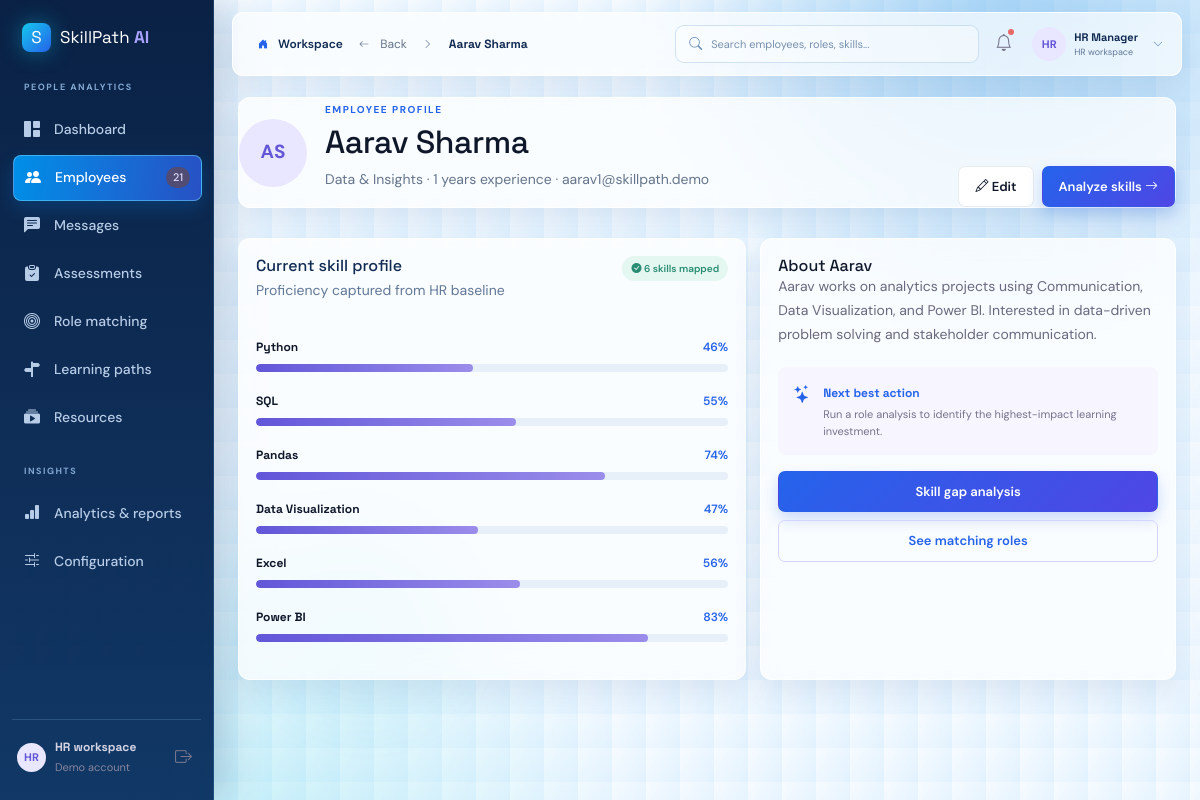
/employees/1, run on an earlier commit of the app's database.
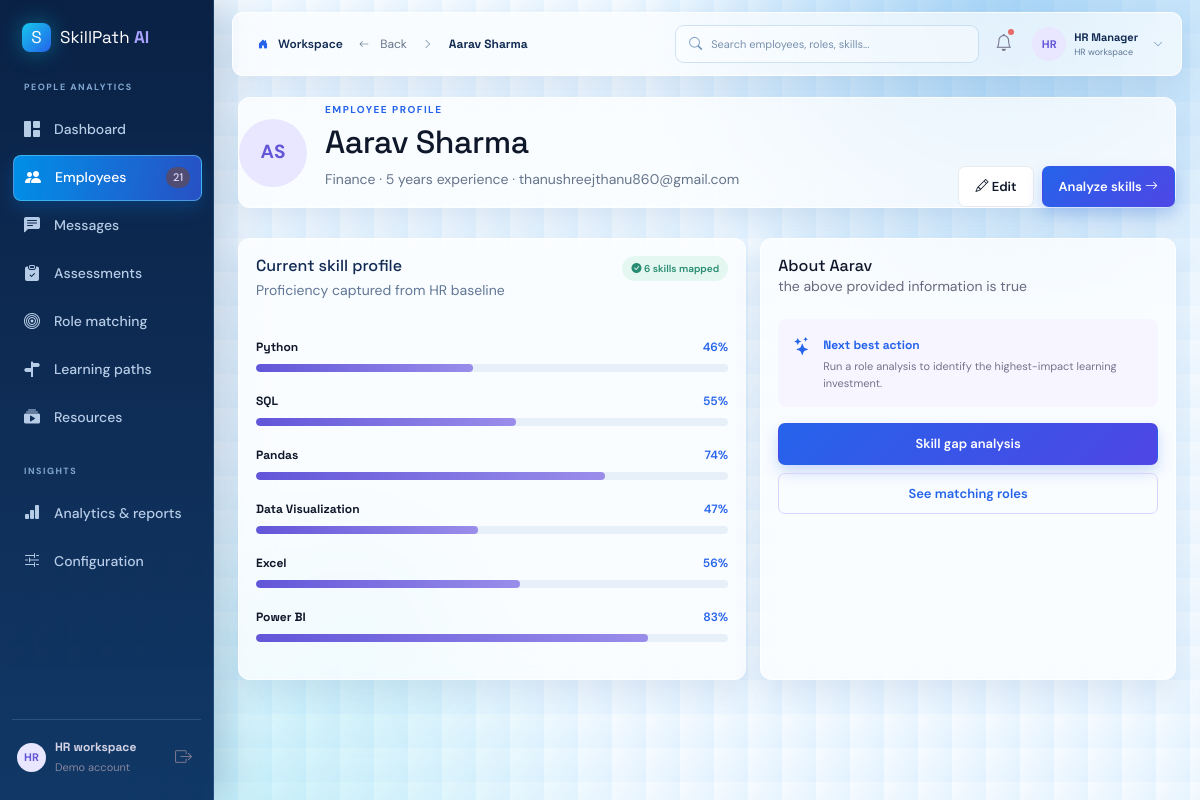
And on a later commit of the database.
### tables this page shows
CREATE TABLE employees (id INTEGER PRIMARY KEY AUTOINCREMENT, name TEXT NOT NULL, email TEXT NOT NULL UNIQUE, department TEXT NOT NULL, experience INTEGER NOT NULL DEFAULT 1, profile TEXT DEFAULT '', created_at TEXT DEFAULT CURRENT_TIMESTAMP, current_role TEXT DEFAULT '', password_hash TEXT DEFAULT '');

CREATE TABLE employee_skills (employee_id INTEGER NOT NULL REFERENCES employees(id) ON DELETE CASCADE, skill_id INTEGER NOT NULL REFERENCES skills(id) ON DELETE CASCADE, proficiency INTEGER NOT NULL CHECK(proficiency BETWEEN 0 AND 100), experience TEXT DEFAULT '', PRIMARY KEY(employee_id, skill_id));

CREATE TABLE skills (id INTEGER PRIMARY KEY AUTOINCREMENT, name TEXT NOT NULL UNIQUE, description TEXT DEFAULT '');

### app.py (the view)
@app.route("/employees/<int:employee_id>")
def employee_profile(employee_id):
    employee = row("SELECT * FROM employees WHERE id=?", (employee_id,)); return render_template("employee_profile.html", employee=employee, skills=employee_skills(employee_id), roles=rows("SELECT * FROM roles ORDER BY name"))

### app.py (called while the page is built)
@app.context_processor
def inject_globals():
    return {"nav_employee_count": row("SELECT COUNT(*) AS count FROM employees")["count"], "notifications": notifications_data()}

### database.py (called while the page is built)
def connect():
    DB_PATH.parent.mkdir(exist_ok=True)
    connection = sqlite3.connect(DB_PATH)
    connection.row_factory = sqlite3.Row
    connection.execute("PRAGMA foreign_keys = ON")
    return connection

def rows(query, params=()):
    db = connect()
    result = [dict(row) for row in db.execute(query, params).fetchall()]
    db.close()
    return result

def row(query, params=()):
    db = connect()
    result = db.execute(query, params).fetchone()
    db.close()
    return dict(result) if result else None

### services/analysis.py (called while the page is built)
def employee_skills(employee_id):
    return {item["name"]: item["proficiency"] for item in rows("SELECT s.name, es.proficiency FROM employee_skills es JOIN skills s ON s.id = es.skill_id WHERE es.employee_id = ?", (employee_id,))}

### templates/employee_profile.html
{% extends 'base.html' %}{% block title %}{{ employee.name }}{% endblock %}{% block content %}<div class="profile-hero"><div class="person large"><div class="avatar avatar-xl">{{ employee.name[:1] }}{{ employee.name.split()[-1][:1] }}</div><div><span class="eyebrow">EMPLOYEE PROFILE</span><h1>{{ employee.name }}</h1><p class="muted">{{ employee.department }} · {{ employee.experience }} years experience · {{ employee.email }}</p></div></div><div class="d-flex gap-2"><a href="{{ url_for('edit_employee', employee_id=employee.id) }}" class="btn btn-light"><i class="bi bi-pencil"></i> Edit</a><a href="{{ url_for('analysis_page', employee_id=employee.id) }}" class="btn btn-primary">Analyze skills <i class="bi bi-arrow-right"></i></a></div></div><div class="dashboard-grid profile-grid"><section class="panel"><div class="panel-header"><div><h3>Current skill profile</h3><p class="muted">Proficiency captured from HR baseline</p></div><span class="soft-badge"><i class="bi bi-check-circle-fill"></i> {{ skills|length }} skills mapped</span></div>{% for name, level in skills.items() %}<div class="skill-bar"><div><strong>{{ name }}</strong><span>{{ level }}%</span></div><div class="progress"><span style="width:{{ level }}%"></span></div></div>{% endfor %}</section><section class="panel profile-summary"><h3>About {{ employee.name.split()[0] }}</h3><p>{{ employee.profile }}</p><div class="profile-callout"><i class="bi bi-stars"></i><div><strong>Next best action</strong><p>Run a role analysis to identify the highest-impact learning investment.</p></div></div><div class="d-grid gap-2 mt-3"><a href="{{ url_for('analysis_page', employee_id=employee.id) }}" class="btn btn-primary">Skill gap analysis</a><a href="{{ url_for('matching_page', employee_id=employee.id) }}" class="btn btn-outline-primary">See matching roles</a></div></section></div>{% endblock %}

### templates/base.html (shortened to what this page needs)
<!doctype html>
<html lang="en">
<head>
  <link href="https://cdn.jsdelivr.net/npm/bootstrap@5.3.3/dist/css/bootstrap.min.css" rel="stylesheet">
  <link href="https://cdn.jsdelivr.net/npm/bootstrap-icons@1.11.3/font/bootstrap-icons.min.css" rel="stylesheet">
  <link rel="stylesheet" href="{{ url_for('static', filename='css/style.css') }}">
  <link rel="stylesheet" href="{{ url_for('static', filename='css/reference-theme.css') }}">
</head>
<body>
<div class="app-shell">
  <aside class="sidebar" id="sidebar">
    <div class="brand"><span class="brand-mark">S</span><span>SkillPath <b>AI</b></span></div>
    <div class="workspace-label">PEOPLE ANALYTICS</div>
    <nav>
      <a href="{{ url_for('dashboard') }}" class="{% if request.endpoint == 'dashboard' %}active{% endif %}"><i class="bi bi-grid-1x2-fill"></i> Dashboard</a>
      <a href="{{ url_for('employees') }}" class="{% if request.endpoint in ['employees','employee_profile','add_employee','edit_employee'] %}active{% endif %}"><i class="bi bi-people-fill"></i> Employees <span class="nav-count">{{ nav_employee_count }}</span></a>
      <a href="{{ url_for('hr_messages') }}" class="{% if request.endpoint in ['hr_messages','hr_message_view'] %}active{% endif %}"><i class="bi bi-chat-left-text-fill"></i> Messages</a>
      <a href="{{ url_for('hr_assessments') }}" class="{% if request.endpoint in ['hr_assessments','hr_assessment_review'] %}active{% endif %}"><i class="bi bi-clipboard-check-fill"></i> Assessments</a>
      <a href="{{ url_for('matching_page') }}"><i class="bi bi-bullseye"></i> Role matching</a>
      <a href="{{ url_for('learning_path_page') }}"><i class="bi bi-signpost-split-fill"></i> Learning paths</a>
      <a href="{{ url_for('resources_page') }}"><i class="bi bi-collection-play-fill"></i> Resources</a>
      <div class="workspace-label mt-4">INSIGHTS</div>
      <a href="{{ url_for('hr_analytics') }}" class="{% if request.endpoint in ['hr_analytics','hr_reports','hr_reports_csv'] %}active{% endif %}"><i class="bi bi-bar-chart-fill"></i> Analytics & reports</a>
      <a href="{{ url_for('configuration') }}"><i class="bi bi-sliders2"></i> Configuration</a>
    </nav>
    <div class="sidebar-footer"><div class="avatar avatar-sm">HR</div><div><strong>HR workspace</strong><small>Demo account</small></div><a href="{{ url_for('logout') }}" class="icon-btn ms-auto" title="Log out" aria-label="Log out"><i class="bi bi-box-arrow-right"></i></a></div>
  </aside>
  <main class="main-content">
    <header class="topbar"><div class="crumb"><i class="bi bi-house-door-fill crumb-home"></i><span class="crumb-label">Workspace</span>{% if request.endpoint != 'dashboard' %}<button class="back-button" id="backButton" type="button" title="Go back"><i class="bi bi-arrow-left"></i> Back</button>{% endif %}<i class="bi bi-chevron-right"></i> <strong>{{ self.title() }}</strong></div><div class="top-actions"><a class="top-search" href="{{ url_for('employees') }}" title="Search employees"><i class="bi bi-search"></i><span>Search employees, roles, skills...</span></a><div class="notification-wrap"><button class="icon-btn position-relative" id="notificationButton" type="button" title="Notifications"><i class="bi bi-bell"></i><span class="notification-dot"></span></button></div><div class="user-profile"><div class="avatar">HR</div><div><strong>HR Manager</strong><small>HR workspace</small></div><i class="bi bi-chevron-down"></i></div></div></header>
    <div class="page-content">{% block content %}{% endblock %}</div>
  </main>
</div>
</body></html>

### static/css/reference-theme.css (style rules this page uses)
:root { --ref-navy: #0b2347; --ref-blue: #2563eb; --ref-indigo: #4f46e5; --ref-cyan: #06b6d4; --ref-ice: #eef7ff; --ref-ink: #102a52; --ref-muted: #607796; --ref-glass: rgba(255, 255, 255, .72); --ref-border: rgba(255, 255, 255, .78); --ref-shadow: 0 12px 28px rgba(35, 92, 156, .12); }
body { position: relative; overflow-x: hidden; background-color: #eaf5ff; background-image: radial-gradient(circle at 84% -4%, rgba(82, 170, 235, .48), transparent 29%), radial-gradient(circle at 18% 110%, rgba(30, 205, 223, .22), transparent 32%), linear-gradient(120deg, rgba(255, 255, 255, .6), rgba(214, 237, 255, .42)); background-attachment: fixed; }
body::before { content: ""; position: fixed; z-index: -1; inset: 0; pointer-events: none; opacity: .28; background-image: linear-gradient(rgba(255, 255, 255, .36) 1px, transparent 1px), linear-gradient(90deg, rgba(71, 144, 207, .12) 1px, transparent 1px); background-size: 42px 42px; mask-image: linear-gradient(to bottom, black, transparent 82%); }
.app-shell { position: relative; z-index: 1; }
.sidebar { width: 214px; padding: 23px 12px; background: linear-gradient(180deg, rgba(5, 29, 65, .98), rgba(10, 49, 97, .97)); border-right: 1px solid rgba(114, 190, 255, .18); box-shadow: 10px 0 34px rgba(14, 55, 103, .22); }
.brand { padding: 0 10px 29px; font-size: 17px; }
.brand-mark { width: 29px; height: 29px; background: linear-gradient(135deg, #16c7ed, #2463e9); box-shadow: 0 0 22px rgba(6, 182, 212, .45); }
.workspace-label { color: #82a8d2; }
.sidebar nav a { padding: 10px 11px; color: #b7cce7; border: 1px solid transparent; }
.sidebar nav a.active, .sidebar nav a:hover { background: linear-gradient(100deg, rgba(0, 159, 255, .88), rgba(48, 93, 230, .78)); border-color: rgba(119, 222, 255, .5); box-shadow: 0 7px 18px rgba(0, 126, 229, .24); transform: translateX(1px); }
.sidebar-footer { border-color: rgba(144, 193, 235, .2); }
.main-content { min-width: 0; }
.topbar { height: 64px; margin: 12px 18px 0; padding: 0 18px; border: 1px solid var(--ref-border); border-radius: 11px; background: rgba(255, 255, 255, .66); backdrop-filter: blur(18px); -webkit-backdrop-filter: blur(18px); box-shadow: var(--ref-shadow); }
.crumb { color: var(--ref-muted); display: flex; align-items: center; gap: 8px; }
.crumb-home { color: var(--ref-blue); margin: 0 2px 0 7px !important; }
.crumb-label { color: var(--ref-ink); font-weight: 600; }
.crumb strong { color: var(--ref-ink); }
.top-actions { gap: 12px; }
.top-search { width: 304px; display: flex; align-items: center; gap: 9px; padding: 8px 13px; color: #7890ad; text-decoration: none; border: 1px solid rgba(133, 177, 218, .35); border-radius: 9px; background: rgba(255, 255, 255, .4); font-size: 11px; }
.top-search i { color: #6e92bd; font-size: 13px; }
.user-profile { display: flex; align-items: center; gap: 8px; padding-left: 4px; color: var(--ref-ink); }
.user-profile strong, .user-profile small { display: block; }
.user-profile strong { font-size: 11px; }
.user-profile small { color: var(--ref-muted); font-size: 9px; }
.user-profile > i { color: #6e92bd; font-size: 10px; margin-left: 7px; }
.page-content { padding: 21px 24px 38px; max-width: 1500px; }
.eyebrow { color: var(--ref-blue); }
.metric-card, .panel, .role-card, .resource-card, .profile-hero, .table-panel { border: 1px solid var(--ref-border); border-radius: 12px; background: var(--ref-glass); backdrop-filter: blur(15px); -webkit-backdrop-filter: blur(15px); box-shadow: var(--ref-shadow); }
.dashboard-grid { gap: 14px; margin-bottom: 14px; }
.panel { padding: 17px; }
.panel-header { margin-bottom: 13px; }
.panel-header h3 { color: var(--ref-ink); }
.panel-header p { color: var(--ref-muted); }
.progress { background: rgba(129,171,210,.16); }
.progress span { background: linear-gradient(90deg, #4c8df7, #36c8be); }
.btn-primary { background: linear-gradient(135deg, var(--ref-blue), var(--ref-indigo)); border-color: transparent; box-shadow: 0 7px 15px rgba(37,99,235,.23); }

What changed in the data, as far as the page shows it:
changed employees "Aarav Sharma": department "Data & Insights" → "Finance"; experience "1" → "5"; email "aarav1@skillpath.demo" → "thanushreejthanu860@gmail.com"; profile "Aarav works on analytics projects using Communication, Data Visualization, and Power BI. Interested in data-driven problem solving and stakeholder communication." → "the above provided information is true"
